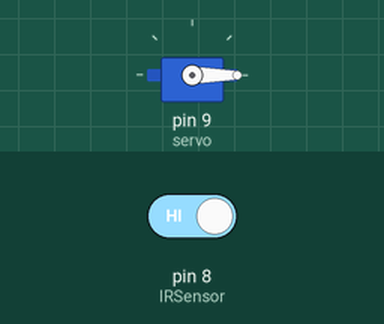
Bench run of a sketch on a simulated Arduino Uno, built with avr-gcc and run on an emulated ATmega328P. Parts: servo. The test bench sets the inputs (shaded band); at power-on: pin 8 (IRSensor) HIGH.

Above: at 1.2 s.
1.3 s: pin 8 (IRSensor) driven LOW
At 1.45 s:
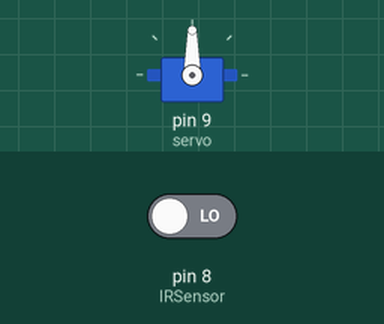
At 2.4 s:
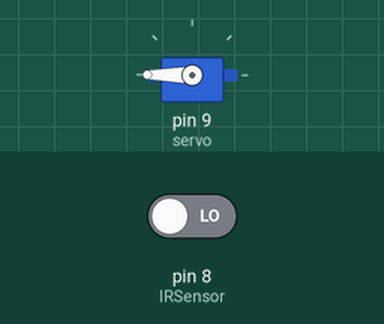
4.1 s: pin 8 (IRSensor) driven HIGH
At 5.0 s:
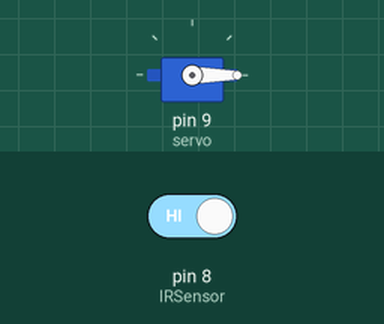
Timing chart, 0 to 7.1 s (numbered marks = the images above; inputs shaded):
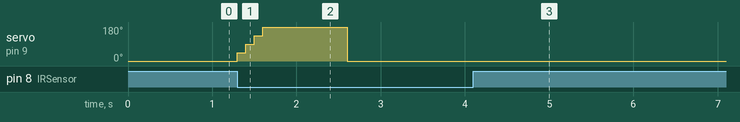

The sketch:

ir_hand_sanitiser.ino
```cpp
const int servo = 9;
const int IRSensor=8;

// defines variables

#include <Servo.h>

Servo myservo;  // create servo object to control a servo
// twelve servo objects can be created on most boards

int pos = 0;    // variable to store the servo position

void setup() {
  pinMode(IRSensor, INPUT);
  myservo.attach(servo);  // attaches the servo on pin 9 to the servo object
  myservo.write(0);   // Sets Servo to initially 0 degrees
  Serial.begin(9600); // Starts the serial communication
}

void loop() {
   int statusSensor=digitalRead(IRSensor);
    //Servo
    if(statusSensor== 0)
    { //Check distance is less than 10cm
       myservo.write(45); // Sets Servo in stages from 0 to 180 degrees so soap does not pitch out.
       delay(100);
       myservo.write(90);
       delay(100);
       myservo.write(135);
       delay(100);
       myservo.write(180); //Ajust how far you want the servo to go.
       delay(1000);
       myservo.write(0); // Reset the servo to 0 Degrees
       delay(3500);   //Delay the next time someone can get soap
    }

}
```

Measured:
- after the input at 1.3 s, servo on pin 9 (servo): 0° → 45° at once, → 90° 0.10 s later, → 135° 0.10 s later, → 180° 0.10 s later, … (5 changes in this stretch)
- after the input at 4.1 s, servo on pin 9 (servo): stops changing and stays 0°
